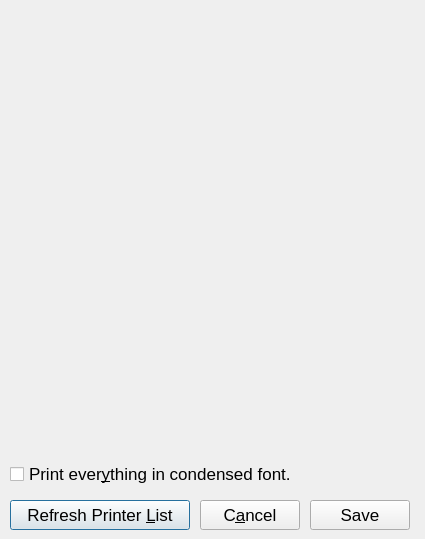
<?xml version="1.0" encoding="UTF-8"?>
<ui version="4.0">
 <class>PrinterSetupDialog</class>
 <widget class="QDialog" name="PrinterSetupDialog">
  <property name="windowModality">
   <enum>Qt::ApplicationModal</enum>
  </property>
  <property name="geometry">
   <rect>
    <x>0</x>
    <y>0</y>
    <width>425</width>
    <height>539</height>
   </rect>
  </property>
  <property name="font">
   <font>
    <pointsize>13</pointsize>
   </font>
  </property>
  <property name="windowTitle">
   <string>Setup Printers</string>
  </property>
  <widget class="QPushButton" name="refreshButton">
   <property name="geometry">
    <rect>
     <x>10</x>
     <y>500</y>
     <width>180</width>
     <height>30</height>
    </rect>
   </property>
   <property name="text">
    <string>Refresh Printer &amp;List</string>
   </property>
  </widget>
  <widget class="QPushButton" name="saveButton">
   <property name="geometry">
    <rect>
     <x>310</x>
     <y>500</y>
     <width>100</width>
     <height>30</height>
    </rect>
   </property>
   <property name="text">
    <string>Save</string>
   </property>
  </widget>
  <widget class="QPushButton" name="cancelButton">
   <property name="geometry">
    <rect>
     <x>200</x>
     <y>500</y>
     <width>100</width>
     <height>30</height>
    </rect>
   </property>
   <property name="text">
    <string>C&amp;ancel</string>
   </property>
  </widget>
  <widget class="QCheckBox" name="CondensedFontCheckBox">
   <property name="geometry">
    <rect>
     <x>10</x>
     <y>460</y>
     <width>330</width>
     <height>28</height>
    </rect>
   </property>
   <property name="text">
    <string>Print ever&amp;ything in condensed font.</string>
   </property>
   <property name="shortcut">
    <string>Alt+Y</string>
   </property>
  </widget>
  <widget class="Q3Table" name="defaultPrinterTable">
   <property name="geometry">
    <rect>
     <x>10</x>
     <y>290</y>
     <width>400</width>
     <height>160</height>
    </rect>
   </property>
   <property name="numRows" stdset="0">
    <number>6</number>
   </property>
   <property name="numCols" stdset="0">
    <number>2</number>
   </property>
   <row>
    <property name="text">
     <string>Server </string>
    </property>
   </row>
   <row>
    <property name="text">
     <string>Station 1</string>
    </property>
   </row>
   <row>
    <property name="text">
     <string>Station 2</string>
    </property>
   </row>
   <row>
    <property name="text">
     <string>Station 3</string>
    </property>
   </row>
   <row>
    <property name="text">
     <string>Station 4</string>
    </property>
   </row>
   <row>
    <property name="text">
     <string>Station 5</string>
    </property>
   </row>
   <column>
    <property name="text">
     <string>Station Name</string>
    </property>
   </column>
   <column>
    <property name="text">
     <string>Default Printer</string>
    </property>
   </column>
  </widget>
  <widget class="Q3Table" name="printerMapTable">
   <property name="geometry">
    <rect>
     <x>20</x>
     <y>10</y>
     <width>270</width>
     <height>261</height>
    </rect>
   </property>
   <property name="numRows" stdset="0">
    <number>10</number>
   </property>
   <property name="numCols" stdset="0">
    <number>2</number>
   </property>
   <row>
    <property name="text">
     <string>Seller Invoice</string>
    </property>
   </row>
   <row>
    <property name="text">
     <string>Buyer Invoice</string>
    </property>
   </row>
   <row>
    <property name="text">
     <string>Check</string>
    </property>
   </row>
   <row>
    <property name="text">
     <string>Reports</string>
    </property>
   </row>
   <row>
    <property name="text">
     <string>Ticket</string>
    </property>
   </row>
   <row>
    <property name="text">
     <string>Scale</string>
    </property>
   </row>
   <row>
    <property name="text">
     <string>Check In</string>
    </property>
   </row>
   <row>
    <property name="text">
     <string>Check In Office</string>
    </property>
   </row>
   <row>
    <property name="text">
     <string>Loadout</string>
    </property>
   </row>
   <row>
    <property name="text">
     <string>Second copy</string>
    </property>
   </row>
   <column>
    <property name="text">
     <string>Station</string>
    </property>
   </column>
  </widget>
 </widget>
 <layoutdefault spacing="6" margin="11"/>
 <pixmapfunction>qPixmapFromMimeSource</pixmapfunction>
 <customwidgets>
  <customwidget>
   <class>Q3Frame</class>
   <extends>QFrame</extends>
   <header>Qt3Support/Q3Frame</header>
   <container>1</container>
  </customwidget>
  <customwidget>
   <class>Q3Table</class>
   <extends>Q3Frame</extends>
   <header>q3table.h</header>
   <container>1</container>
  </customwidget>
 </customwidgets>
 <includes>
  <include location="local">dao/printerdao.h</include>
  <include location="global">q3process.h</include>
 </includes>
 <resources/>
 <connections/>
</ui>
